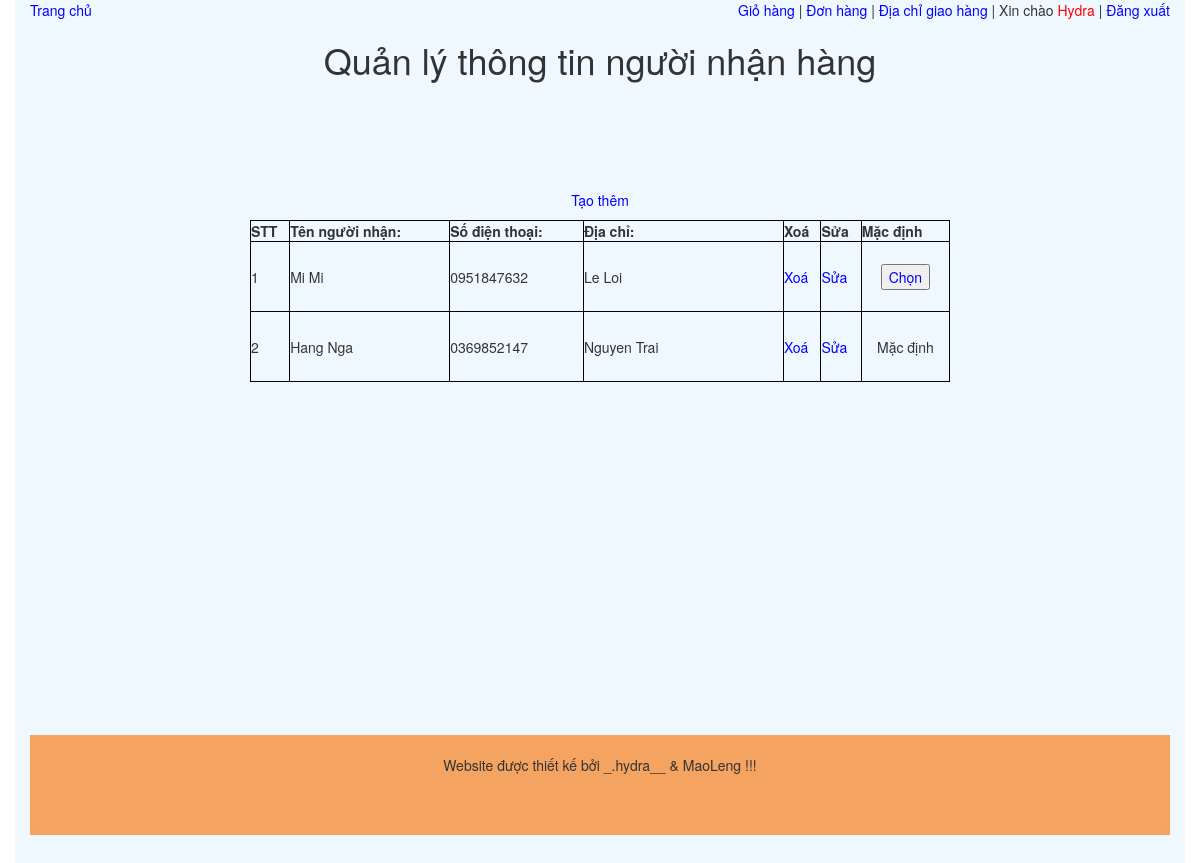
Before: /receiver.php (signed in) with the older database file.
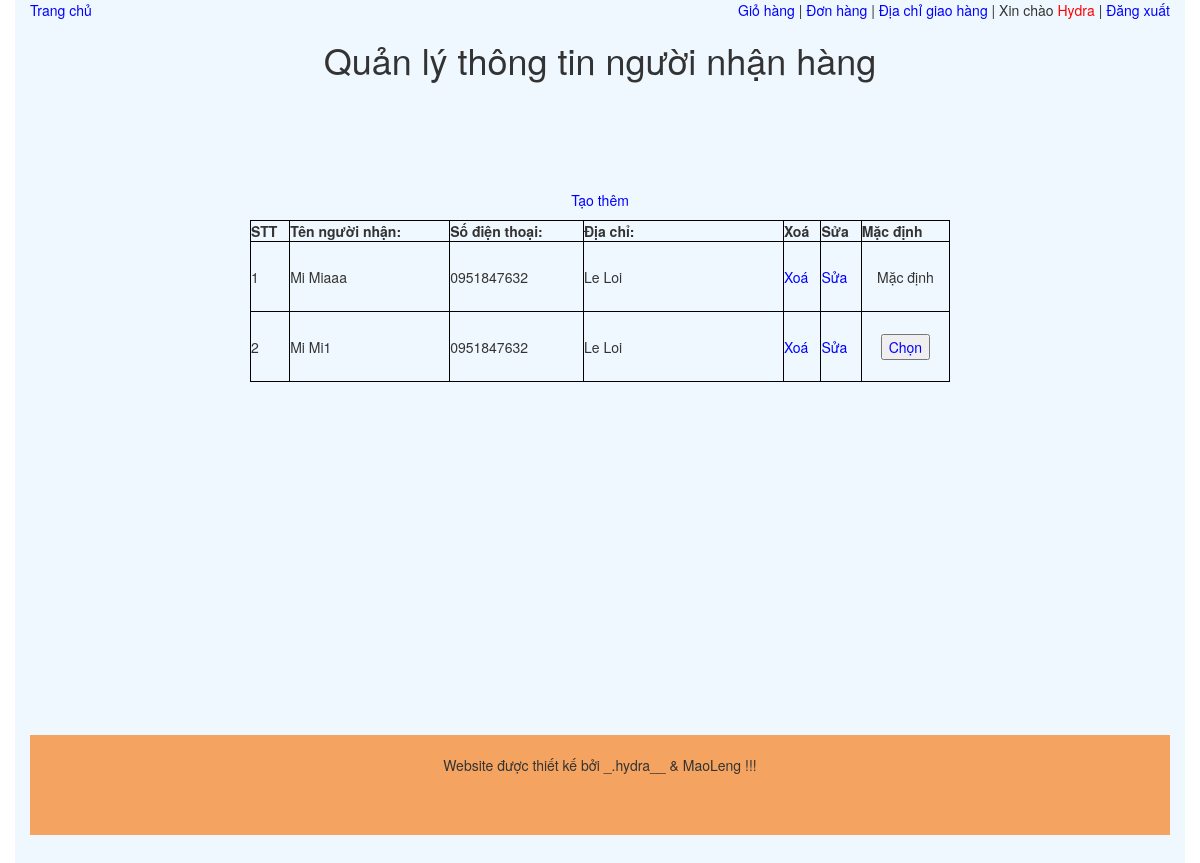
After: the same page with the newer database file.
### tables this page shows
CREATE TABLE `receivers` (
  `customer_id` int(11) NOT NULL,
  `id` int(11) NOT NULL,
  `name` varchar(50) NOT NULL,
  `phone` varchar(20) NOT NULL,
  `address` varchar(200) NOT NULL,
  `status` tinyint(1) NOT NULL DEFAULT '0'
);

### receiver.php (the view, shortened to what this page needs)
<!DOCTYPE html>
<html>
<head>
	<link rel="stylesheet" href="https://maxcdn.bootstrapcdn.com/bootstrap/3.4.1/css/bootstrap.min.css">
	<link rel="stylesheet" type="text/css" href="menu.css">
</head>
<body>
	<?php
	require 'connect.php';
	$customer_id = $_SESSION['customer_id'];
	$sql = "select * from receivers where customer_id = '$customer_id'";
	$result = mysqli_query($connect,$sql);
	$rows = mysqli_num_rows($result);
	$num = 0;
	?>
	<div id="div_tong" class="container">
		<?php require 'menu.php'; ?>
		<div id="div_tren">
			<h1 style="text-align: center ">
				Quản lý thông tin người nhận hàng
			</h1>
		</div>
		<div id="div_giua">
			<?php
			if ($rows == 0) { ?>
				<h3 class="center">
					Chưa có thông tin người nhận,
					<span>
						<a  data-toggle="modal" href="#modal-receiver-form" id="btn-crt-rcv">
							mời tạo thêm !
						</a>
					</span>
				</h3>
				<?php
			} else {
				?>
				<p class="center">
					<a  data-toggle="modal" href="#modal-receiver-form" id="btn-crt-rcv" class="center">
						Tạo thêm
					</a>
				</p>
				<div id="div_table">
					<table width="700px" class="border" id="table1">
						<tr>
							<td>
								<b>
									STT
								</b>
							</td>
							<td>
								<b>
									Tên người nhận:
								</b>
							</td>
							<td>
								<b>
									Số điện thoại:
								</b>
							</td>
							<td width="200px">
								<b>
									Địa chỉ:
								</b>
							</td>
							<td>
								<b>
									Xoá
								</b>
							</td>
							<td>
								<b>
									Sửa
								</b>
							</td>
							<td>
								<b>
									Mặc định
								</b>
							</td>
						</tr>
						<?php
						foreach ($result as $each):
							$num ++;
							?>
							<tr>
								<td>
									<span id="span-<?php echo $num ?>"><?php echo $num ?></span>
								</td>
								<td>
									<span class="span-name"><?php echo $each['name'] ?></span>
								</td>
								<td>
									<span class="span-phone"><?php echo $each['phone'] ?></span>
								</td>
								<td height="70px">
									<span class="span-address"><?php echo $each['address'] ?></span>
								</td>
								<td>
									<a href="receiver_delete_process.php?id=<?php echo $num ?>">
										Xoá
									</a>
								</td>
								<td>
									<a data-toggle="modal" href="#modal-receiver-form-change" id="btn-receiver-form" data-id="<?php echo $each['id'] ?>">
										Sửa
									</a>
								</td>
								<td class="center">
									<?php if ($each['status'] == 1) { ?>
										<span class="span-dfl">
											Mặc định
										</span>
									<?php } else {?>
										<button>
											<a data-toggle="modal" href="#modal-receiver" class="btn-receiver" data-id="<?php echo $each['id'] ?>">
												<span>
													Chọn
												</span>
											</a>
										</button>
									<?php } ?>
								</td>
							</tr>
							<?php
						endforeach;
					}
					?>
				</table>
			</div>
			<br>
		</div>
		<div id="div_duoi">
			<?php
			require 'footer.php';
			?>
		</div>
	</div>
</body>
</html>

Changed rows visible on the page:
changed receivers: name "Mi Mi" → "Mi Miaaa"; status "Chọn" → "Mặc định"
changed receivers (number 2 of 2 on the later page): name "Hang Nga" → "Mi Mi1"; phone "0369852147" → "0951847632"; address "Nguyen Trai" → "Le Loi"; status "Mặc định" → "Chọn"
